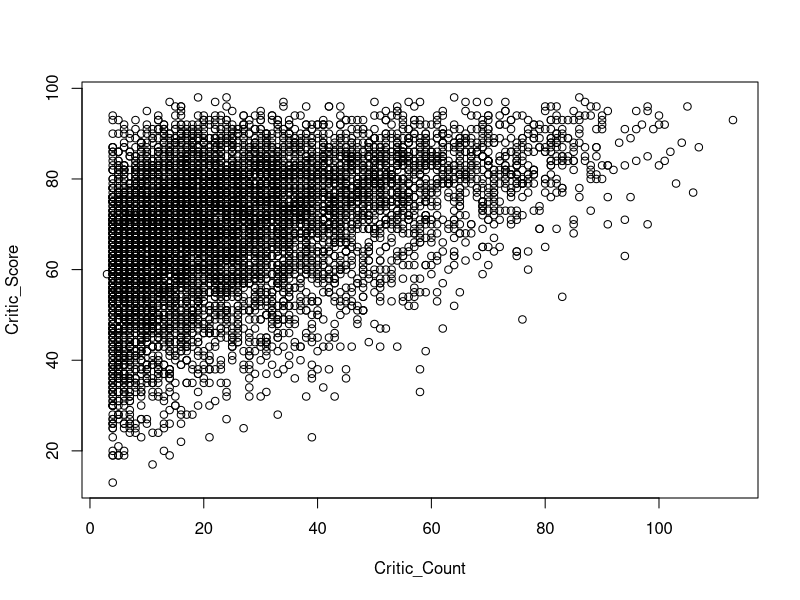

Recreate this plot in R.
setwd(choose.dir())
getwd()



install.packages("ggplot2")
install.packages("dplyr")
install.packages("broom")
install.packages("ggpubr")
install.packages("ROCR")

library("dplyr")
library("caTools")
library(ggplot2)
library(dplyr)
library(broom)
library(ggpubr)
library(ROCR) 


###########Linear Regression##################
data_frame = read.csv("video_game.csv")
View(data_frame)
summary(data_frame)
data_frame[is.na(data_frame) | data_frame=="Inf"] = NA
na.omit(data_frame)

# 1. Create a test set and training set
print ("Training Dataset")
training_dataset  <- data_frame %>% dplyr::sample_frac(0.7)
print (training_dataset)
print ("Testing Dataset")
testing_dataset   <- dplyr::anti_join(data_frame,
                                      training_dataset, by = 'EU_players')
print (testing_dataset)

#2. Create a new linear regression model using train set
plot(Critic_Score ~ Critic_Count, data = data_frame) #Linearity
lm(formula = Critic_Score ~ Critic_Count, data = data_frame)


year.euplayer.lm <- lm(Critic_Score ~ Critic_Count, data = data_frame)

#3. Predict the values for other sales for the test
summary(year.euplayer.lm)



###########Logistic Regression##################
df = read.csv("Employee_Data.csv")
View(df)

summary(df)


df$sex_of_emp<-ifelse(df$sex_of_emp=="Male",1,0)


View(df)
# Splitting dataset
split <- sample.split(df, SplitRatio = 0.8)
split

train_reg <- subset(df, split == "TRUE")
test_reg <- subset(df, split == "FALSE")

# Training model
logistic_model <- glm(sex_of_emp ~ Emp_Sal, 
                      data = train_reg, 
                      family = "binomial")
logistic_model
# Summary
summary(logistic_model)

# Predict test data based on model
predict_reg <- predict(logistic_model, 
                       test_reg, type = "response")
predict_reg  


# Changing probabilities
predict_reg <- ifelse(predict_reg >0.4, 1, 0)


# Evaluating model accuracy
# using confusion matrix
table(test_reg$Emp_Sal, predict_reg)


missing_classerr <- mean(predict_reg != test_reg$Emp_Sal)
print(paste('Accuracy =', 1 - missing_classerr))
